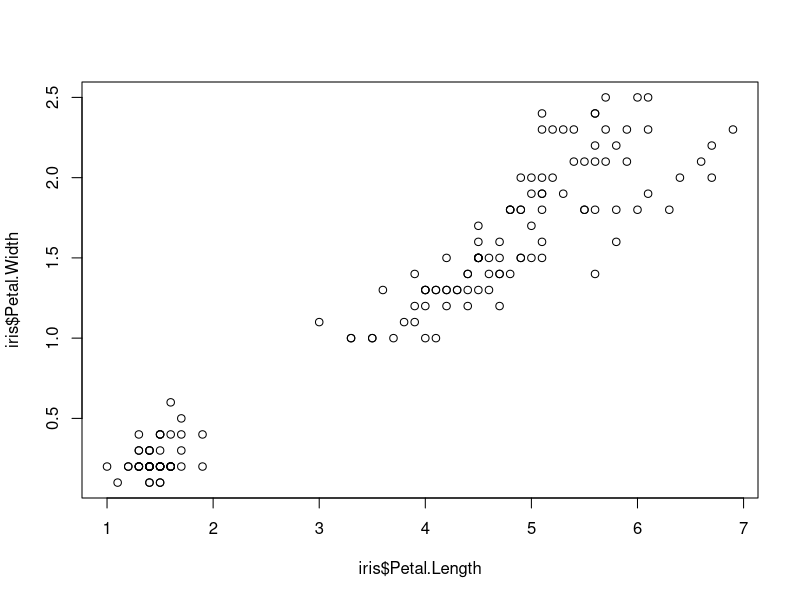
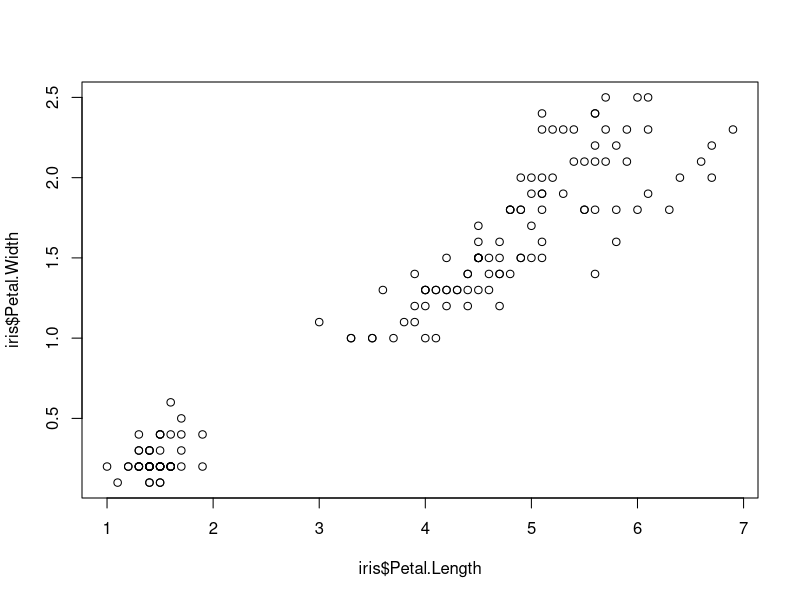

These figures' R source, in order:
data(iris)
pdf('testplot.pdf')
plot(iris$Petal.Length, iris$Petal.Width)
dev.off()

ds <- data(iris)
pdf(paste0(ds, ".pdf"))
plot(iris$Petal.Length, iris$Petal.Width)
dev.off()
